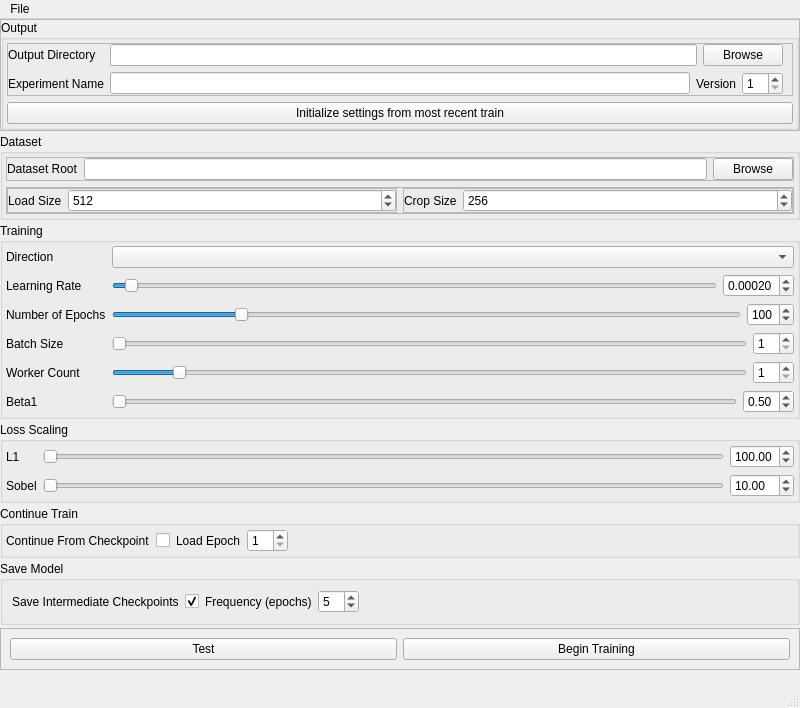
<?xml version="1.0" encoding="UTF-8"?>
<ui version="4.0">
 <class>MainWindow</class>
 <widget class="QMainWindow" name="MainWindow">
  <property name="geometry">
   <rect>
    <x>0</x>
    <y>0</y>
    <width>800</width>
    <height>708</height>
   </rect>
  </property>
  <property name="windowTitle">
   <string>MainWindow</string>
  </property>
  <widget class="QWidget" name="centralwidget">
   <layout class="QVBoxLayout" name="verticalLayout">
    <property name="spacing">
     <number>3</number>
    </property>
    <property name="leftMargin">
     <number>0</number>
    </property>
    <property name="topMargin">
     <number>0</number>
    </property>
    <property name="rightMargin">
     <number>0</number>
    </property>
    <property name="bottomMargin">
     <number>0</number>
    </property>
    <item>
     <widget class="QFrame" name="frame">
      <property name="frameShape">
       <enum>QFrame::StyledPanel</enum>
      </property>
      <property name="frameShadow">
       <enum>QFrame::Raised</enum>
      </property>
      <layout class="QVBoxLayout" name="verticalLayout_2">
       <property name="leftMargin">
        <number>0</number>
       </property>
       <property name="topMargin">
        <number>0</number>
       </property>
       <property name="rightMargin">
        <number>0</number>
       </property>
       <property name="bottomMargin">
        <number>0</number>
       </property>
       <item>
        <widget class="QGroupBox" name="groupBox">
         <property name="title">
          <string>Output</string>
         </property>
         <layout class="QVBoxLayout" name="verticalLayout_3">
          <property name="leftMargin">
           <number>3</number>
          </property>
          <property name="topMargin">
           <number>3</number>
          </property>
          <property name="rightMargin">
           <number>3</number>
          </property>
          <property name="bottomMargin">
           <number>3</number>
          </property>
          <item>
           <widget class="QFrame" name="frame_2">
            <property name="frameShape">
             <enum>QFrame::StyledPanel</enum>
            </property>
            <property name="frameShadow">
             <enum>QFrame::Raised</enum>
            </property>
            <layout class="QFormLayout" name="formLayout">
             <property name="leftMargin">
              <number>0</number>
             </property>
             <property name="topMargin">
              <number>0</number>
             </property>
             <property name="bottomMargin">
              <number>0</number>
             </property>
             <item row="2" column="0">
              <widget class="QLabel" name="label_2">
               <property name="text">
                <string>Output Directory</string>
               </property>
              </widget>
             </item>
             <item row="2" column="1">
              <layout class="QHBoxLayout" name="horizontalLayout_3">
               <item>
                <widget class="QLineEdit" name="output_directory"/>
               </item>
               <item>
                <widget class="QPushButton" name="browse_output">
                 <property name="text">
                  <string>Browse</string>
                 </property>
                </widget>
               </item>
              </layout>
             </item>
             <item row="3" column="0">
              <widget class="QLabel" name="label_3">
               <property name="text">
                <string>Experiment Name</string>
               </property>
              </widget>
             </item>
             <item row="3" column="1">
              <layout class="QHBoxLayout" name="horizontalLayout_4">
               <item>
                <widget class="QLineEdit" name="experiment_name"/>
               </item>
               <item>
                <widget class="QLabel" name="label_4">
                 <property name="text">
                  <string>Version</string>
                 </property>
                </widget>
               </item>
               <item>
                <widget class="QSpinBox" name="experiment_version">
                 <property name="minimum">
                  <number>1</number>
                 </property>
                </widget>
               </item>
              </layout>
             </item>
            </layout>
           </widget>
          </item>
          <item>
           <widget class="QPushButton" name="init_from_last_train">
            <property name="text">
             <string>Initialize settings from most recent train</string>
            </property>
           </widget>
          </item>
         </layout>
        </widget>
       </item>
      </layout>
     </widget>
    </item>
    <item>
     <widget class="QGroupBox" name="groupBox_3">
      <property name="title">
       <string>Dataset</string>
      </property>
      <layout class="QVBoxLayout" name="verticalLayout_4">
       <property name="leftMargin">
        <number>3</number>
       </property>
       <property name="topMargin">
        <number>3</number>
       </property>
       <property name="rightMargin">
        <number>3</number>
       </property>
       <property name="bottomMargin">
        <number>3</number>
       </property>
       <item>
        <widget class="QFrame" name="frame_3">
         <property name="frameShape">
          <enum>QFrame::StyledPanel</enum>
         </property>
         <property name="frameShadow">
          <enum>QFrame::Raised</enum>
         </property>
         <layout class="QFormLayout" name="formLayout_3">
          <property name="leftMargin">
           <number>0</number>
          </property>
          <property name="topMargin">
           <number>0</number>
          </property>
          <property name="rightMargin">
           <number>0</number>
          </property>
          <property name="bottomMargin">
           <number>0</number>
          </property>
          <item row="0" column="0">
           <widget class="QLabel" name="label">
            <property name="text">
             <string>Dataset Root</string>
            </property>
           </widget>
          </item>
          <item row="0" column="1">
           <layout class="QHBoxLayout" name="horizontalLayout_2">
            <item>
             <widget class="QLineEdit" name="dataset_root"/>
            </item>
            <item>
             <widget class="QPushButton" name="browse_dataset">
              <property name="text">
               <string>Browse</string>
              </property>
             </widget>
            </item>
           </layout>
          </item>
         </layout>
        </widget>
       </item>
       <item>
        <widget class="QFrame" name="frame_4">
         <property name="frameShape">
          <enum>QFrame::StyledPanel</enum>
         </property>
         <property name="frameShadow">
          <enum>QFrame::Raised</enum>
         </property>
         <layout class="QHBoxLayout" name="horizontalLayout_9">
          <property name="leftMargin">
           <number>0</number>
          </property>
          <property name="topMargin">
           <number>0</number>
          </property>
          <property name="rightMargin">
           <number>0</number>
          </property>
          <property name="bottomMargin">
           <number>0</number>
          </property>
          <item>
           <widget class="QFrame" name="frame_5">
            <property name="frameShape">
             <enum>QFrame::StyledPanel</enum>
            </property>
            <property name="frameShadow">
             <enum>QFrame::Raised</enum>
            </property>
            <layout class="QFormLayout" name="formLayout_4">
             <property name="leftMargin">
              <number>0</number>
             </property>
             <property name="topMargin">
              <number>0</number>
             </property>
             <property name="rightMargin">
              <number>0</number>
             </property>
             <property name="bottomMargin">
              <number>0</number>
             </property>
             <item row="0" column="0">
              <widget class="QLabel" name="label_10">
               <property name="text">
                <string>Load Size</string>
               </property>
              </widget>
             </item>
             <item row="0" column="1">
              <widget class="QSpinBox" name="load_size">
               <property name="minimum">
                <number>64</number>
               </property>
               <property name="maximum">
                <number>2048</number>
               </property>
               <property name="singleStep">
                <number>64</number>
               </property>
               <property name="value">
                <number>512</number>
               </property>
              </widget>
             </item>
            </layout>
           </widget>
          </item>
          <item>
           <widget class="QFrame" name="frame_6">
            <property name="frameShape">
             <enum>QFrame::StyledPanel</enum>
            </property>
            <property name="frameShadow">
             <enum>QFrame::Raised</enum>
            </property>
            <layout class="QFormLayout" name="formLayout_5">
             <property name="leftMargin">
              <number>0</number>
             </property>
             <property name="topMargin">
              <number>0</number>
             </property>
             <property name="rightMargin">
              <number>0</number>
             </property>
             <property name="bottomMargin">
              <number>0</number>
             </property>
             <item row="0" column="0">
              <widget class="QLabel" name="label_11">
               <property name="text">
                <string>Crop Size</string>
               </property>
              </widget>
             </item>
             <item row="0" column="1">
              <widget class="QSpinBox" name="crop_size">
               <property name="minimum">
                <number>64</number>
               </property>
               <property name="maximum">
                <number>1024</number>
               </property>
               <property name="singleStep">
                <number>64</number>
               </property>
               <property name="value">
                <number>256</number>
               </property>
              </widget>
             </item>
            </layout>
           </widget>
          </item>
         </layout>
        </widget>
       </item>
      </layout>
     </widget>
    </item>
    <item>
     <widget class="QGroupBox" name="groupBox_2">
      <property name="title">
       <string>Training</string>
      </property>
      <layout class="QFormLayout" name="formLayout_2">
       <property name="leftMargin">
        <number>3</number>
       </property>
       <property name="topMargin">
        <number>3</number>
       </property>
       <property name="rightMargin">
        <number>3</number>
       </property>
       <property name="bottomMargin">
        <number>3</number>
       </property>
       <item row="0" column="0">
        <widget class="QLabel" name="label_5">
         <property name="text">
          <string>Direction</string>
         </property>
        </widget>
       </item>
       <item row="0" column="1">
        <widget class="QComboBox" name="direction"/>
       </item>
       <item row="1" column="0">
        <widget class="QLabel" name="label_7">
         <property name="text">
          <string>Learning Rate</string>
         </property>
        </widget>
       </item>
       <item row="1" column="1">
        <layout class="QHBoxLayout" name="horizontalLayout_6">
         <item>
          <widget class="QSlider" name="lr_slider">
           <property name="maximum">
            <number>100</number>
           </property>
           <property name="value">
            <number>2</number>
           </property>
           <property name="orientation">
            <enum>Qt::Horizontal</enum>
           </property>
          </widget>
         </item>
         <item>
          <widget class="QDoubleSpinBox" name="learning_rate">
           <property name="decimals">
            <number>5</number>
           </property>
           <property name="minimum">
            <double>0.000000000000000</double>
           </property>
           <property name="maximum">
            <double>0.100000000000000</double>
           </property>
           <property name="singleStep">
            <double>0.000100000000000</double>
           </property>
           <property name="value">
            <double>0.000200000000000</double>
           </property>
          </widget>
         </item>
        </layout>
       </item>
       <item row="2" column="0">
        <widget class="QLabel" name="label_6">
         <property name="text">
          <string>Number of Epochs</string>
         </property>
        </widget>
       </item>
       <item row="2" column="1">
        <layout class="QHBoxLayout" name="horizontalLayout_5">
         <item>
          <widget class="QSlider" name="num_epochs_slider">
           <property name="minimum">
            <number>1</number>
           </property>
           <property name="maximum">
            <number>500</number>
           </property>
           <property name="value">
            <number>100</number>
           </property>
           <property name="orientation">
            <enum>Qt::Horizontal</enum>
           </property>
          </widget>
         </item>
         <item>
          <widget class="QSpinBox" name="num_epochs">
           <property name="minimum">
            <number>1</number>
           </property>
           <property name="maximum">
            <number>500</number>
           </property>
           <property name="singleStep">
            <number>5</number>
           </property>
           <property name="value">
            <number>100</number>
           </property>
          </widget>
         </item>
        </layout>
       </item>
       <item row="3" column="0">
        <widget class="QLabel" name="label_8">
         <property name="text">
          <string>Batch Size</string>
         </property>
        </widget>
       </item>
       <item row="3" column="1">
        <layout class="QHBoxLayout" name="horizontalLayout_7">
         <item>
          <widget class="QSlider" name="batch_size_slider">
           <property name="minimum">
            <number>1</number>
           </property>
           <property name="maximum">
            <number>32</number>
           </property>
           <property name="value">
            <number>1</number>
           </property>
           <property name="orientation">
            <enum>Qt::Horizontal</enum>
           </property>
          </widget>
         </item>
         <item>
          <widget class="QSpinBox" name="batch_size">
           <property name="minimum">
            <number>1</number>
           </property>
           <property name="maximum">
            <number>32</number>
           </property>
          </widget>
         </item>
        </layout>
       </item>
       <item row="4" column="0">
        <widget class="QLabel" name="label_9">
         <property name="text">
          <string>Worker Count</string>
         </property>
        </widget>
       </item>
       <item row="4" column="1">
        <layout class="QHBoxLayout" name="horizontalLayout_8">
         <item>
          <widget class="QSlider" name="worker_count_slider">
           <property name="minimum">
            <number>1</number>
           </property>
           <property name="maximum">
            <number>32</number>
           </property>
           <property name="value">
            <number>4</number>
           </property>
           <property name="orientation">
            <enum>Qt::Horizontal</enum>
           </property>
          </widget>
         </item>
         <item>
          <widget class="QSpinBox" name="worker_count">
           <property name="minimum">
            <number>1</number>
           </property>
           <property name="maximum">
            <number>32</number>
           </property>
          </widget>
         </item>
        </layout>
       </item>
       <item row="5" column="0">
        <widget class="QLabel" name="label_14">
         <property name="text">
          <string>Beta1</string>
         </property>
        </widget>
       </item>
       <item row="5" column="1">
        <layout class="QHBoxLayout" name="horizontalLayout_14">
         <item>
          <widget class="QSlider" name="beta1_slider">
           <property name="maximum">
            <number>250</number>
           </property>
           <property name="orientation">
            <enum>Qt::Horizontal</enum>
           </property>
          </widget>
         </item>
         <item>
          <widget class="QDoubleSpinBox" name="beta1">
           <property name="maximum">
            <double>2.500000000000000</double>
           </property>
           <property name="singleStep">
            <double>0.100000000000000</double>
           </property>
           <property name="value">
            <double>0.500000000000000</double>
           </property>
          </widget>
         </item>
        </layout>
       </item>
      </layout>
     </widget>
    </item>
    <item>
     <widget class="QGroupBox" name="groupBox_4">
      <property name="title">
       <string>Loss Scaling</string>
      </property>
      <layout class="QFormLayout" name="formLayout_6">
       <property name="leftMargin">
        <number>3</number>
       </property>
       <property name="topMargin">
        <number>3</number>
       </property>
       <property name="rightMargin">
        <number>3</number>
       </property>
       <property name="bottomMargin">
        <number>3</number>
       </property>
       <item row="0" column="0">
        <widget class="QLabel" name="label_12">
         <property name="text">
          <string>L1</string>
         </property>
        </widget>
       </item>
       <item row="0" column="1">
        <layout class="QHBoxLayout" name="horizontalLayout_10">
         <item>
          <widget class="QSlider" name="l1_slider">
           <property name="maximum">
            <number>500</number>
           </property>
           <property name="orientation">
            <enum>Qt::Horizontal</enum>
           </property>
          </widget>
         </item>
         <item>
          <widget class="QDoubleSpinBox" name="l1">
           <property name="maximum">
            <double>500.000000000000000</double>
           </property>
           <property name="singleStep">
            <double>5.000000000000000</double>
           </property>
           <property name="value">
            <double>100.000000000000000</double>
           </property>
          </widget>
         </item>
        </layout>
       </item>
       <item row="1" column="0">
        <widget class="QLabel" name="label_13">
         <property name="text">
          <string>Sobel</string>
         </property>
        </widget>
       </item>
       <item row="1" column="1">
        <layout class="QHBoxLayout" name="horizontalLayout_11">
         <item>
          <widget class="QSlider" name="sobel_slider">
           <property name="maximum">
            <number>100</number>
           </property>
           <property name="orientation">
            <enum>Qt::Horizontal</enum>
           </property>
          </widget>
         </item>
         <item>
          <widget class="QDoubleSpinBox" name="sobel">
           <property name="maximum">
            <double>100.000000000000000</double>
           </property>
           <property name="value">
            <double>10.000000000000000</double>
           </property>
          </widget>
         </item>
        </layout>
       </item>
      </layout>
     </widget>
    </item>
    <item>
     <widget class="QGroupBox" name="groupBox_5">
      <property name="title">
       <string>Continue Train</string>
      </property>
      <layout class="QHBoxLayout" name="horizontalLayout_16">
       <property name="leftMargin">
        <number>3</number>
       </property>
       <property name="topMargin">
        <number>3</number>
       </property>
       <property name="rightMargin">
        <number>3</number>
       </property>
       <property name="bottomMargin">
        <number>3</number>
       </property>
       <item>
        <widget class="QLabel" name="label_15">
         <property name="sizePolicy">
          <sizepolicy hsizetype="Maximum" vsizetype="Preferred">
           <horstretch>0</horstretch>
           <verstretch>0</verstretch>
          </sizepolicy>
         </property>
         <property name="text">
          <string>Continue From Checkpoint</string>
         </property>
        </widget>
       </item>
       <item>
        <widget class="QCheckBox" name="continue_train">
         <property name="sizePolicy">
          <sizepolicy hsizetype="Maximum" vsizetype="Fixed">
           <horstretch>0</horstretch>
           <verstretch>0</verstretch>
          </sizepolicy>
         </property>
         <property name="text">
          <string/>
         </property>
        </widget>
       </item>
       <item>
        <widget class="QLabel" name="label_16">
         <property name="sizePolicy">
          <sizepolicy hsizetype="Maximum" vsizetype="Preferred">
           <horstretch>0</horstretch>
           <verstretch>0</verstretch>
          </sizepolicy>
         </property>
         <property name="text">
          <string>Load Epoch</string>
         </property>
        </widget>
       </item>
       <item>
        <widget class="QSpinBox" name="load_epoch">
         <property name="minimum">
          <number>1</number>
         </property>
        </widget>
       </item>
       <item>
        <spacer name="horizontalSpacer">
         <property name="orientation">
          <enum>Qt::Horizontal</enum>
         </property>
         <property name="sizeHint" stdset="0">
          <size>
           <width>40</width>
           <height>20</height>
          </size>
         </property>
        </spacer>
       </item>
      </layout>
     </widget>
    </item>
    <item>
     <widget class="QGroupBox" name="groupBox_6">
      <property name="title">
       <string>Save Model</string>
      </property>
      <layout class="QHBoxLayout" name="horizontalLayout_17">
       <item>
        <widget class="QLabel" name="label_17">
         <property name="sizePolicy">
          <sizepolicy hsizetype="Maximum" vsizetype="Preferred">
           <horstretch>0</horstretch>
           <verstretch>0</verstretch>
          </sizepolicy>
         </property>
         <property name="text">
          <string>Save Intermediate Checkpoints</string>
         </property>
        </widget>
       </item>
       <item>
        <widget class="QCheckBox" name="save_checkpoints">
         <property name="sizePolicy">
          <sizepolicy hsizetype="Maximum" vsizetype="Fixed">
           <horstretch>0</horstretch>
           <verstretch>0</verstretch>
          </sizepolicy>
         </property>
         <property name="text">
          <string/>
         </property>
         <property name="checked">
          <bool>true</bool>
         </property>
        </widget>
       </item>
       <item>
        <widget class="QLabel" name="label_18">
         <property name="sizePolicy">
          <sizepolicy hsizetype="Maximum" vsizetype="Preferred">
           <horstretch>0</horstretch>
           <verstretch>0</verstretch>
          </sizepolicy>
         </property>
         <property name="text">
          <string>Frequency (epochs)</string>
         </property>
        </widget>
       </item>
       <item>
        <widget class="QSpinBox" name="save_frequency">
         <property name="sizePolicy">
          <sizepolicy hsizetype="Maximum" vsizetype="Fixed">
           <horstretch>0</horstretch>
           <verstretch>0</verstretch>
          </sizepolicy>
         </property>
         <property name="minimum">
          <number>1</number>
         </property>
         <property name="value">
          <number>5</number>
         </property>
        </widget>
       </item>
       <item>
        <spacer name="horizontalSpacer_2">
         <property name="orientation">
          <enum>Qt::Horizontal</enum>
         </property>
         <property name="sizeHint" stdset="0">
          <size>
           <width>40</width>
           <height>20</height>
          </size>
         </property>
        </spacer>
       </item>
      </layout>
     </widget>
    </item>
    <item>
     <widget class="QFrame" name="frame_7">
      <property name="frameShape">
       <enum>QFrame::StyledPanel</enum>
      </property>
      <property name="frameShadow">
       <enum>QFrame::Raised</enum>
      </property>
      <layout class="QHBoxLayout" name="horizontalLayout_18">
       <item>
        <widget class="QPushButton" name="test_button">
         <property name="text">
          <string>Test</string>
         </property>
        </widget>
       </item>
       <item>
        <widget class="QPushButton" name="begin_training">
         <property name="text">
          <string>Begin Training</string>
         </property>
        </widget>
       </item>
      </layout>
     </widget>
    </item>
    <item>
     <spacer name="verticalSpacer">
      <property name="orientation">
       <enum>Qt::Vertical</enum>
      </property>
      <property name="sizeHint" stdset="0">
       <size>
        <width>20</width>
        <height>40</height>
       </size>
      </property>
     </spacer>
    </item>
   </layout>
  </widget>
  <widget class="QMenuBar" name="menubar">
   <property name="geometry">
    <rect>
     <x>0</x>
     <y>0</y>
     <width>800</width>
     <height>22</height>
    </rect>
   </property>
   <widget class="QMenu" name="menuFile">
    <property name="title">
     <string>File</string>
    </property>
    <addaction name="actionLoad_From_Config"/>
   </widget>
   <addaction name="menuFile"/>
  </widget>
  <widget class="QStatusBar" name="statusbar"/>
  <action name="actionLoad_From_Config">
   <property name="text">
    <string>Load From Config</string>
   </property>
  </action>
 </widget>
 <resources/>
 <connections/>
</ui>
